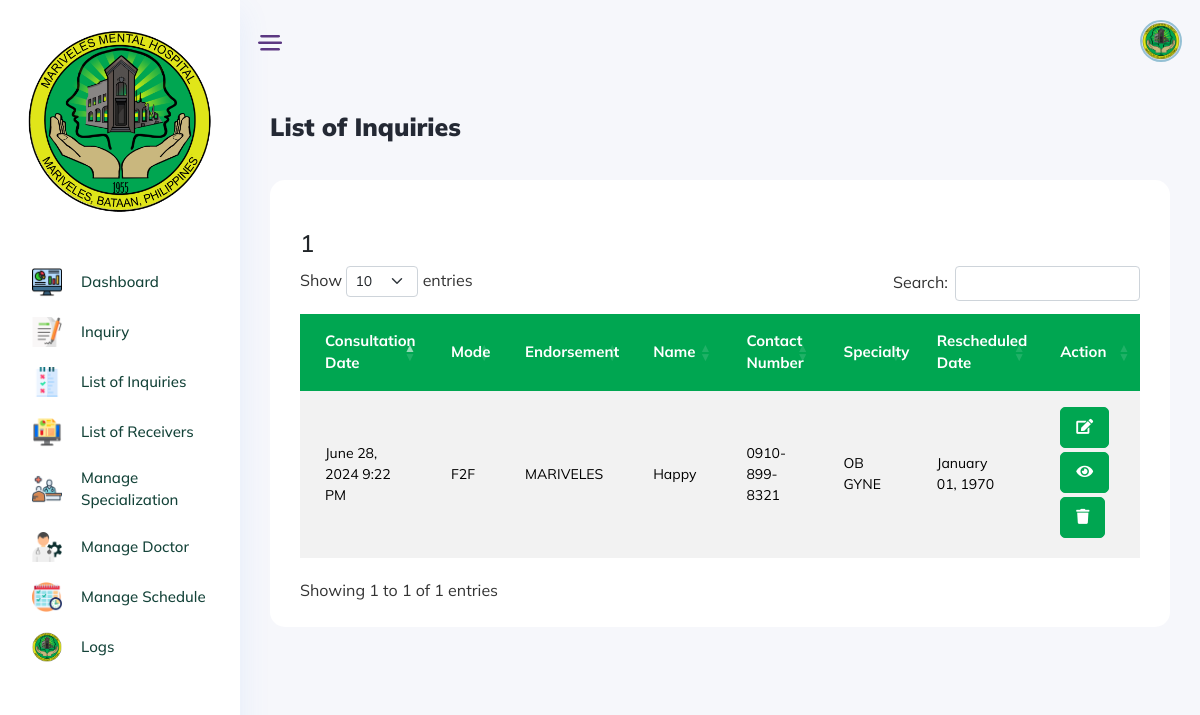
The app's page /etc/old/list_max_rescheduled.php (signed in) with its own data.
### tables this page shows
CREATE TABLE `tblinquiry` (
  `id` int(11) NOT NULL,
  `consultdate` varchar(50) NOT NULL,
  `consultmonth` varchar(50) NOT NULL,
  `consultyear` varchar(50) NOT NULL,
  `receiver` varchar(50) NOT NULL,
  `mode` varchar(50) NOT NULL,
  `endorsement` varchar(50) NOT NULL,
  `name` varchar(50) NOT NULL,
  `type` varchar(50) NOT NULL,
  `birthdate` date NOT NULL,
  `age` int(11) NOT NULL,
  `gender` varchar(50) NOT NULL DEFAULT '',
  `contact_no` varchar(50) NOT NULL,
  `specialty` varchar(50) NOT NULL,
  `remarks` varchar(50) NOT NULL,
  `start_datetime` varchar(50) NOT NULL,
  `doctor` varchar(50) NOT NULL,
  `status` varchar(50) NOT NULL,
  `rescheduled` varchar(50) NOT NULL,
  `diagnose` varchar(50) NOT NULL,
  `end_datetime` varchar(50) NOT NULL,
  `end_month` varchar(50) NOT NULL,
  `end_year` varchar(50) NOT NULL,
  `rescheduled_id` int(11) NOT NULL
);

CREATE TABLE `specialties` (
  `id` int(11) NOT NULL,
  `specialty` varchar(50) NOT NULL
);

### etc/old/list_max_rescheduled.php (the view, shortened to what this page needs)
<?php
include "include/config.php";
include "include/header.php";
include "include/sidebar.php";
?>
<head>
    <link rel="stylesheet" href="https://cdn.datatables.net/1.11.5/css/dataTables.bootstrap5.min.css">
    <link rel="stylesheet" href="https://cdnjs.cloudflare.com/ajax/libs/twitter-bootstrap/5.3.0/css/bootstrap.min.css">
    <link rel="stylesheet" href="https://cdn.datatables.net/2.0.7/css/dataTables.bootstrap5.css">
</head>
<body class="crm_body_bg">
    <section class="main_content dashboard_part large_header_bg">
        <?php include 'include/header-2.php'; ?>
        <div class="main_content_iner overly_inner ">
            <div class="container-fluid p-0 ">
                <div class="row">
                    <div class="col-12">
                        <div class="page_title_box d-flex flex-wrap align-items-center justify-content-between">
                            <div class="page_title_left d-flex align-items-center">
                                <h3 class="f_s_25 f_w_700 dark_text mr_30">List of Inquiries</h3>
                            </div>
                        </div>
                    </div>
                </div>
                <div class="row ">
                    <div class="col-xl-12">
                        <div class="white_card card_height_100 mb_30">
                            <div class="white_card_header">
                            </div>
                            <div class="white_card_body ">
                                <?php
                                $sql = "SELECT * FROM tblinquiry ;";
                                $result = mysqli_query($db, $sql);
                                $inquiry = mysqli_fetch_all($result, MYSQLI_ASSOC);
                                ?>
                                <table id="inquiryTable" class="table table-striped" style="width:100%">
                                    <thead>
                                        <tr>
                                            <th style="background: #00A651 !important; color: white !important; font-weight: 700; font-size: 15px!important; vertical-align: middle!important;">Consultation Date</th>
                                            <th style="background: #00A651 !important; color: white !important; font-weight: 700; font-size: 15px!important; vertical-align: middle!important;">Mode</th>
                                            <th style="background: #00A651 !important; color: white !important; font-weight: 700; font-size: 15px!important; vertical-align: middle!important;">Endorsement</th>
                                            <th style="background: #00A651 !important; color: white !important; font-weight: 700; font-size: 15px!important; vertical-align: middle!important;">Name</th>
                                            <th style="background: #00A651 !important; color: white !important; font-weight: 700; font-size: 15px!important; vertical-align: middle!important;">Contact Number</th>
                                            <th style="background: #00A651 !important; color: white !important; font-weight: 700; font-size: 15px!important; vertical-align: middle!important;">Specialty</th>
                                            <th style="background: #00A651 !important; color: white !important; font-weight: 700; font-size: 15px!important; vertical-align: middle!important;">Rescheduled Date</th>
                                            <th style="background: #00A651 !important; color: white !important; font-weight: 700; font-size: 15px!important; vertical-align: middle!important; ">Action</th>
                                        </tr>
                                    </thead>
                                    <tbody>
                                        <?php foreach ($inquiry as $row) : ?>
                                            <tr id="row_<?= $row['id']; ?>">
                                                <td style="color: black; font-weight: 400;"><?= $row['consultdate'] ?></td>
                                                <td style="color: black; font-weight: 400"><?= $row['mode'] ?></td>
                                                <td style="color: black; font-weight: 400"><?= $row['endorsement'] ?></td>
                                                <td style="color: black; font-weight: 400"><?= $row['name'] ?></td>
                                                <td style="color: black; font-weight: 400"><?= $row['contact_no'] ?></td>
                                                <?php
                                                $sql2 = "SELECT * FROM `specialties` WHERE id = '{$row['specialty']}'";
                                                $result2 = $db->query($sql2);
                                                if ($result2 && $result2->num_rows > 0) {
                                                    $specialty_row = $result2->fetch_assoc();
                                                    $specialty_name = $specialty_row['specialty'];
                                                    echo "<td style='color: black; font-weight: 400'>$specialty_name</td>";
                                                }
                                                ?>
                                                <?php
                                                $sql5 = "SELECT COUNT(*) as total_count FROM tblinquiry WHERE status = 'Rescheduled' AND id = '{$row['id']}' LIMIT 3";
                                                $result5 = $db->query($sql5);
                                                if ($result5 && $result5->num_rows > 0) {
                                                    $row5 = $result5->fetch_assoc();
                                                    $total_count = ++$row5['total_count'];
                                                    echo '<h4>' . $total_count . '</h4>';
                                                }
                                                ?>
                                                <td style="color: black; font-weight: 400"><?= DATE('F d, Y', strtotime($row['rescheduled'])) ?>
                                                </td>
                                                <td>
                                                    <button class='btn_1 mb-1' style="padding: 9px 15px!important;" data-id="<?= $row['id']; ?>" onclick="redirectToUpdate(<?= $row['id']; ?>)"><i class="fas fa-edit"></i></button>
                                                    <button class='btn_1 mb-1' style="padding: 9px 15px!important;" data-id="<?= $row['id']; ?>" onclick="redirectToSchedule(<?= $row['id']; ?>)"><i class="fas fa-eye"></i></button>
                                                    <button class='btn_1 mb-1' style="padding: 9px 15px!important;" onclick="deleteRow(<?= $row['id']; ?>)"><i class="fas fa-trash"></i></button>
                                                </td>
                                            </tr>
                                        <?php endforeach; ?>
                                    </tbody>
                                </table>
                            </div>
                        </div>
                    </div>
    </section>
    <?php include 'include/footer.php'; ?>

### include/sidebar.php (style rules this page uses)
body { font-family: Mulish, sans-serif !important; }

### etc/old/list_max_rescheduled.php (style rules this page uses)
.btn_1 i { padding-right: 0px !important; }
table.dataTable>thead>tr>th:not(.sorting_disabled) { padding-right: 0px !important; }
.btn_1 { padding: 9px 15px !important; }
section.main_content.dashboard_part.large_header_bg { background-color: #F6F7FB !important; }

### records on screen
tblinquiry: consultdate "June 28, 2024 9:22 PM", mode "F2F", endorsement "MARIVELES", name "Happy", contact_no "0910-899-8321", specialties.specialty "OB GYNE", total_count "1", rescheduled "January 01, 1970"
